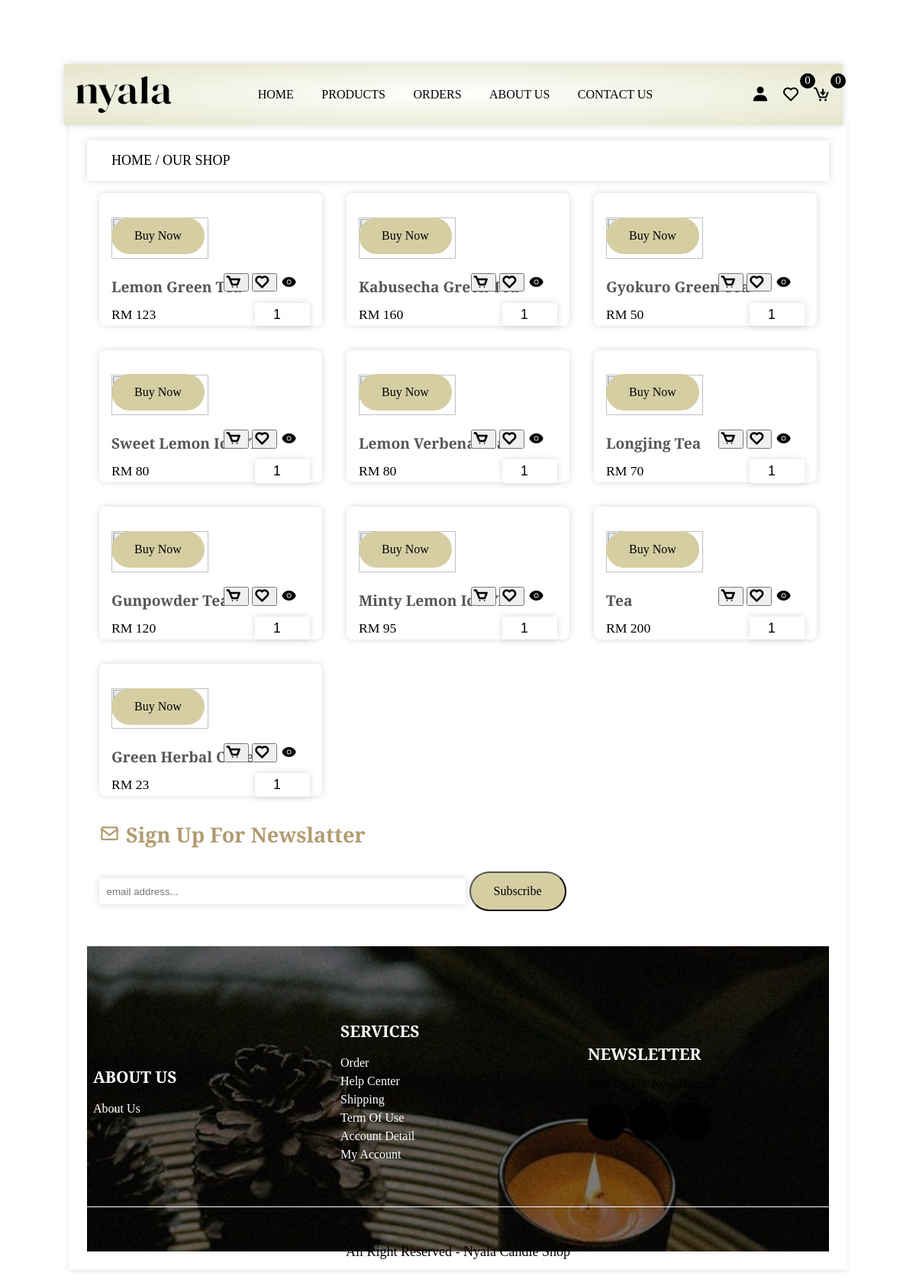
Screenshot of /view_products.php with the database file from the repository.
### tables this page shows
CREATE TABLE `products` (
  `id` varchar(255) NOT NULL,
  `name` varchar(255) NOT NULL,
  `price` varchar(255) NOT NULL,
  `image` varchar(255) NOT NULL,
  `product_detail` varchar(500) NOT NULL,
  `status` varchar(100) NOT NULL
);

### view_products.php (the view, shortened to what this page needs)
<?php
 include 'components/connection.php';
?>
<!DOCTYPE html>
<html lang="en">
<head>
    <link rel="stylesheet" href="style.css">
    <link rel="stylesheet" href="https://cdn.jsdelivr.net/npm/@fortawesome/fontawesome-free@6.2.1/css/fontawesome.min.css">
    <link href='https://unpkg.com/boxicons@2.1.4/css/boxicons.min.css' rel='stylesheet'>
</head>
<body>
	<?php include 'components/header.php'; ?>
	<div class="main">
		<div class="title2">
			<a href="home.php">home </a><span>/ our shop</span>
		</div>
		<section class="products">
			<div class="box-container">
				<?php
					$select_products = $conn->prepare("SELECT * FROM `products`");
					$select_products->execute();
					if ($select_products->rowCount() > 0) {
						while ($fetch_products = $select_products->fetch(PDO::FETCH_ASSOC)) {
				?>
				<form action="" method="post" class="box">
					<div class="button">
						<button type="submit" name="add_to_cart"><i class="bx bx-cart"></i></button>
						<button type="submit" name="add_to_wishlist"><i class="bx bx-heart"></i></button>
						<a href="view_page.php?pid=<?php echo $fetch_products['id']; ?>" class="bx bxs-show"></a>
					</div>
					<h3 class="name"><?=$fetch_products['name']; ?></h3>
					<div class="flex">
						<p class="price">RM <?=$fetch_products['price']; ?></p>
						<input type="number" name="qty" required min="1" value="1" max="99" maxlength="2" class="qty">
					</div>
					<a href="checkout.php?get_id=<?=$fetch_products['id']; ?>" class="btn">buy now</a>
				</form>
				<?php
						}
					}else{
						echo '<p class="empty">no products added yet!</p>';
					}
				?>
			</div>
		</section>
		<?php include 'components/footer.php'; ?>
	</div>
</body>
</html>

### components/header.php (shortened to what this page needs)
<header class="header">
	<div class="flex">
		<a href="home.php" class="logo"><img src="img/nyala logo.png" width="125px"></a>
		<nav class="navbar">
			<a href="home.php">home</a>
			<a href="view_products.php">products</a>
			<a href="order.php">orders</a>
			<a href="about.php">about us</a>
			<a href="contact.php">contact us</a>
		</nav>
		<div class="icons">
			<i class="bx bxs-user" id="user-btn"></i>
			<?php
				$count_wishlist_items = $conn->prepare("SELECT * FROM `wishlist` WHERE user_id = ?");
				$count_wishlist_items->execute([$user_id]);
				$total_wishlist_items = $count_wishlist_items->rowCount();
			?>
			<a href="wishlist.php" class="cart-btn"><i class="bx bx-heart"></i><sup><?=$total_wishlist_items ?></sup></a>
			<?php
				$count_cart_items = $conn->prepare("SELECT * FROM `cart` WHERE user_id = ?");
				$count_cart_items->execute([$user_id]);
				$total_cart_items = $count_cart_items->rowCount();
			?>
			<a href="cart.php" class="cart-btn"><i class="bx bx-cart-download"></i><sup><?=$total_cart_items ?></sup></a>
		</div>
	</div>
</header>

### components/footer.php
<div class="top-footer">
	<h2><i class="bx bx-envelope"></i>Sign Up For Newslatter</h2>
	<div class="input-field">
		<input type="text" name="" placeholder="email address...">
		<button class="btn">subscribe</button>
	</div>
</div>
<footer>
	<div class="overlay"></div>
	<div class="footer-content">
		<div class="inner-footer">
			<div class="card">
				<h3>about us</h3>
				<ul>
					<li>about us</li>
				</ul>
			</div>
			<div class="card">
				<h3>services</h3>
				<ul>
					<li>order</li>
					<li>help center</li>
					<li>shipping</li>
					<li>term of use</li>
					<li>account detail</li>
					<li>my account</li>
				</ul>
			</div>
			<div class="card">
				<h3>newsletter</h3>
				<p>Sign Up For Newslatter</p>
				<div class="social-links">
				    <a href="https://www.instagram.com/nyalahq/"><i class="bx bxl-instagram"></i>
					<a href="https://twitter.com/nyalahq"><i class="bx bxl-twitter"></i>
					<a href="https://www.tiktok.com/@nyalahq?lang=en"><i class='bx bxl-tiktok'></i>
				</div>
			</div>
		</div>
		<div class="bottom-footer">
			<p>all right reserved - nyala candle shop</p>
		</div>
	</div>
</footer>

### rows the page displays
products: name "Lemon Green Tea", price "123"
products: name "Kabusecha Green Tea", price "160"
products: name "Gyokuro Green Tea", price "50"
products: name "Sweet Lemon Iced Tea", price "80"
products: name "Lemon Verbena Tea", price "80"
products: name "Longjing Tea", price "70"
products: name "Gunpowder Tea", price "120"
products: name "Minty Lemon Iced Tea", price "95"
products: name "Tea", price "200"
products: name "Green Herbal Coffee", price "23"

### other values shown
$total_wishlist_items "0"
$total_cart_items "0"
